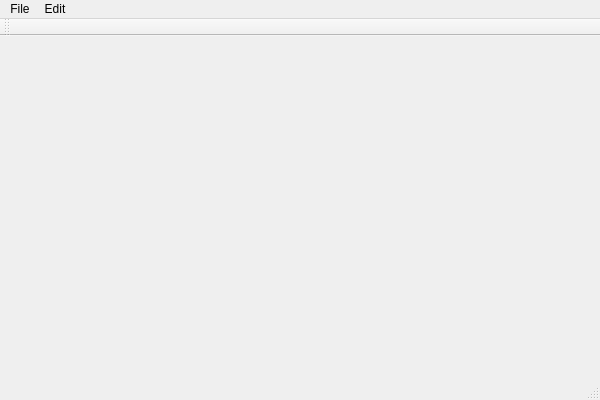
<?xml version="1.0" encoding="UTF-8"?>
<ui version="4.0">
 <class>MainWindow</class>
 <widget class="QMainWindow" name="MainWindow">
  <property name="geometry">
   <rect>
    <x>0</x>
    <y>0</y>
    <width>600</width>
    <height>400</height>
   </rect>
  </property>
  <property name="windowTitle">
   <string>MainWindow</string>
  </property>
  <widget class="QWidget" name="centralWidget">
   <layout class="QVBoxLayout" name="verticalLayout"/>
  </widget>
  <widget class="QMenuBar" name="menuBar">
   <property name="geometry">
    <rect>
     <x>0</x>
     <y>0</y>
     <width>600</width>
     <height>25</height>
    </rect>
   </property>
   <widget class="QMenu" name="menuMain">
    <property name="title">
     <string>File</string>
    </property>
    <addaction name="actionNew"/>
    <addaction name="actionOpen"/>
    <addaction name="separator"/>
    <addaction name="actionSave"/>
    <addaction name="actionSave_As"/>
    <addaction name="separator"/>
    <addaction name="actionCloseFile"/>
    <addaction name="separator"/>
    <addaction name="actionExit"/>
   </widget>
   <widget class="QMenu" name="menuEdit">
    <property name="title">
     <string>Edit</string>
    </property>
    <addaction name="actionAdd_clip"/>
    <addaction name="actionDel_clip"/>
    <addaction name="separator"/>
    <addaction name="actionAdd_frame"/>
    <addaction name="actionDel_frame"/>
    <addaction name="separator"/>
    <addaction name="actionDel_shepe"/>
   </widget>
   <addaction name="menuMain"/>
   <addaction name="menuEdit"/>
  </widget>
  <widget class="QToolBar" name="mainToolBar">
   <attribute name="toolBarArea">
    <enum>TopToolBarArea</enum>
   </attribute>
   <attribute name="toolBarBreak">
    <bool>false</bool>
   </attribute>
  </widget>
  <widget class="QStatusBar" name="statusBar"/>
  <action name="actionNew">
   <property name="text">
    <string>New...</string>
   </property>
  </action>
  <action name="actionOpen">
   <property name="text">
    <string>Open...</string>
   </property>
  </action>
  <action name="actionClose">
   <property name="text">
    <string>Close</string>
   </property>
  </action>
  <action name="actionSave">
   <property name="text">
    <string>Save</string>
   </property>
  </action>
  <action name="actionSave_As">
   <property name="text">
    <string>Save As...</string>
   </property>
  </action>
  <action name="actionCloseFile">
   <property name="text">
    <string>Close</string>
   </property>
  </action>
  <action name="actionExit">
   <property name="text">
    <string>Exit</string>
   </property>
  </action>
  <action name="actionAdd_clip">
   <property name="text">
    <string>Add clip</string>
   </property>
  </action>
  <action name="actionDel_clip">
   <property name="text">
    <string>Del clip</string>
   </property>
  </action>
  <action name="actionAdd_frame">
   <property name="text">
    <string>Add frame</string>
   </property>
  </action>
  <action name="actionDel_frame">
   <property name="text">
    <string>Del frame</string>
   </property>
  </action>
  <action name="actionDel_shepe">
   <property name="text">
    <string>Del shepe</string>
   </property>
  </action>
 </widget>
 <layoutdefault spacing="6" margin="11"/>
 <resources/>
 <connections/>
</ui>
